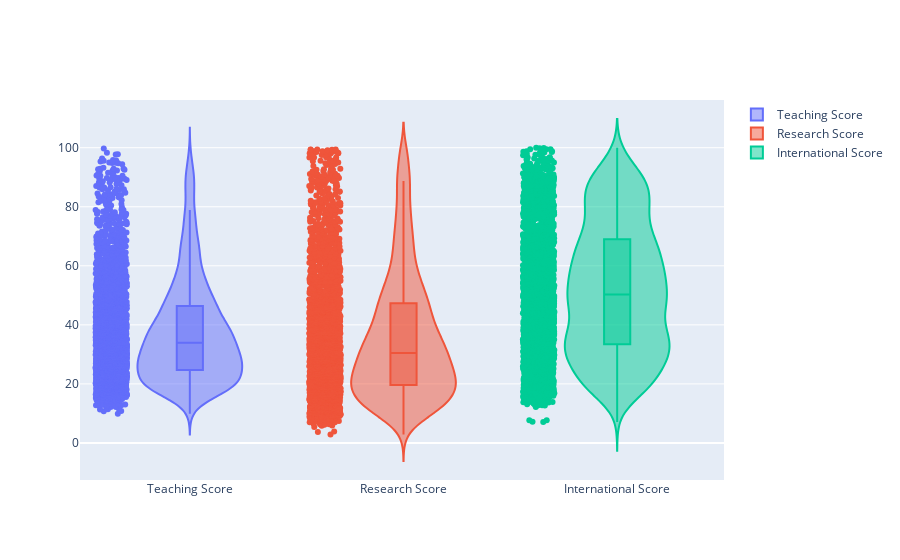

Write notebook code for a chart like this one.
### Markdown cell above
6. VIOLIN

### Code cell
# create figgure
fig = go.Figure()

# create trace
score_arr = ['teaching', 'research', 'international']

for score in score_arr:
    fig.add_trace(
        go.Violin(
            y=df[score],
            name=score.capitalize()+ ' Score',
            box_visible=True,
            points="all"
        )
    )

fig.show()

### Figure 1 — Plotly figure (JSON) as saved in the notebook; plotly's stock layout.template omitted (floating-point values rounded to 4 significant figures; data arrays with more than 128 entries replaced by an {"elided": "..."} marker saying what was removed)
{"data": [{"box": {"visible": true}, "name": "Teaching Score", "points": "all", "type": "violin", "y": {"elided": "2603 float values"}}, {"box": {"visible": true}, "name": "Research Score", "points": "all", "type": "violin", "y": {"elided": "2603 float values"}}, {"box": {"visible": true}, "name": "International Score", "points": "all", "type": "violin", "y": {"elided": "2603 str values"}}], "layout": {}}
